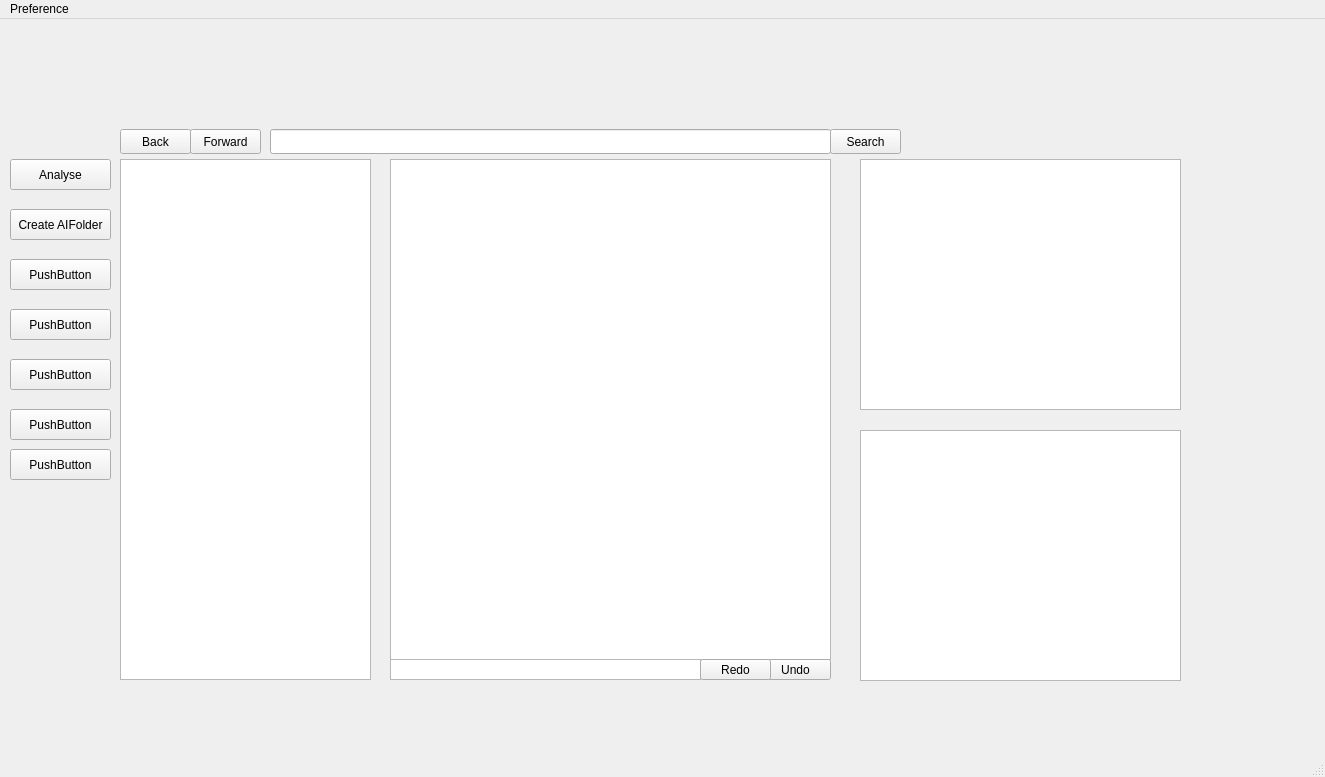
<?xml version="1.0" encoding="UTF-8"?>
<ui version="4.0">
 <class>MainWindow</class>
 <widget class="QMainWindow" name="MainWindow">
  <property name="geometry">
   <rect>
    <x>0</x>
    <y>0</y>
    <width>1325</width>
    <height>777</height>
   </rect>
  </property>
  <property name="windowTitle">
   <string>MainWindow</string>
  </property>
  <widget class="QWidget" name="centralwidget">
   <widget class="QPushButton" name="analyse">
    <property name="geometry">
     <rect>
      <x>10</x>
      <y>140</y>
      <width>101</width>
      <height>31</height>
     </rect>
    </property>
    <property name="text">
     <string>Analyse</string>
    </property>
   </widget>
   <widget class="QPushButton" name="createaifolder">
    <property name="geometry">
     <rect>
      <x>10</x>
      <y>190</y>
      <width>101</width>
      <height>31</height>
     </rect>
    </property>
    <property name="text">
     <string>Create AIFolder</string>
    </property>
   </widget>
   <widget class="QPushButton" name="pushButton_3">
    <property name="geometry">
     <rect>
      <x>10</x>
      <y>240</y>
      <width>101</width>
      <height>31</height>
     </rect>
    </property>
    <property name="text">
     <string>PushButton</string>
    </property>
   </widget>
   <widget class="QPushButton" name="pushButton_4">
    <property name="geometry">
     <rect>
      <x>10</x>
      <y>290</y>
      <width>101</width>
      <height>31</height>
     </rect>
    </property>
    <property name="text">
     <string>PushButton</string>
    </property>
   </widget>
   <widget class="QPushButton" name="pushButton_5">
    <property name="geometry">
     <rect>
      <x>10</x>
      <y>340</y>
      <width>101</width>
      <height>31</height>
     </rect>
    </property>
    <property name="text">
     <string>PushButton</string>
    </property>
   </widget>
   <widget class="QPushButton" name="pushButton_6">
    <property name="geometry">
     <rect>
      <x>10</x>
      <y>390</y>
      <width>101</width>
      <height>31</height>
     </rect>
    </property>
    <property name="text">
     <string>PushButton</string>
    </property>
   </widget>
   <widget class="QPushButton" name="pushButton_7">
    <property name="geometry">
     <rect>
      <x>10</x>
      <y>430</y>
      <width>101</width>
      <height>31</height>
     </rect>
    </property>
    <property name="text">
     <string>PushButton</string>
    </property>
   </widget>
   <widget class="QTreeView" name="treeView">
    <property name="geometry">
     <rect>
      <x>120</x>
      <y>140</y>
      <width>251</width>
      <height>521</height>
     </rect>
    </property>
   </widget>
   <widget class="QPushButton" name="back">
    <property name="geometry">
     <rect>
      <x>120</x>
      <y>110</y>
      <width>71</width>
      <height>25</height>
     </rect>
    </property>
    <property name="text">
     <string>Back</string>
    </property>
   </widget>
   <widget class="QPushButton" name="forward">
    <property name="geometry">
     <rect>
      <x>190</x>
      <y>110</y>
      <width>71</width>
      <height>25</height>
     </rect>
    </property>
    <property name="text">
     <string>Forward</string>
    </property>
   </widget>
   <widget class="QLineEdit" name="navigateBar">
    <property name="geometry">
     <rect>
      <x>270</x>
      <y>110</y>
      <width>561</width>
      <height>25</height>
     </rect>
    </property>
   </widget>
   <widget class="QTableView" name="preview">
    <property name="geometry">
     <rect>
      <x>860</x>
      <y>140</y>
      <width>321</width>
      <height>251</height>
     </rect>
    </property>
   </widget>
   <widget class="QTableView" name="AIview">
    <property name="geometry">
     <rect>
      <x>860</x>
      <y>411</y>
      <width>321</width>
      <height>251</height>
     </rect>
    </property>
   </widget>
   <widget class="QTableView" name="tableView">
    <property name="geometry">
     <rect>
      <x>390</x>
      <y>140</y>
      <width>441</width>
      <height>501</height>
     </rect>
    </property>
   </widget>
   <widget class="QListWidget" name="listWidget">
    <property name="geometry">
     <rect>
      <x>390</x>
      <y>640</y>
      <width>311</width>
      <height>21</height>
     </rect>
    </property>
   </widget>
   <widget class="QPushButton" name="search">
    <property name="geometry">
     <rect>
      <x>830</x>
      <y>110</y>
      <width>71</width>
      <height>25</height>
     </rect>
    </property>
    <property name="text">
     <string>Search</string>
    </property>
   </widget>
   <widget class="QPushButton" name="undo">
    <property name="geometry">
     <rect>
      <x>760</x>
      <y>640</y>
      <width>71</width>
      <height>21</height>
     </rect>
    </property>
    <property name="text">
     <string>Undo</string>
    </property>
   </widget>
   <widget class="QPushButton" name="redo">
    <property name="geometry">
     <rect>
      <x>700</x>
      <y>640</y>
      <width>71</width>
      <height>21</height>
     </rect>
    </property>
    <property name="text">
     <string>Redo</string>
    </property>
   </widget>
  </widget>
  <widget class="QMenuBar" name="menubar">
   <property name="geometry">
    <rect>
     <x>0</x>
     <y>0</y>
     <width>1325</width>
     <height>33</height>
    </rect>
   </property>
   <widget class="QMenu" name="menuPreference">
    <property name="title">
     <string>Preference</string>
    </property>
   </widget>
   <addaction name="menuPreference"/>
  </widget>
  <widget class="QStatusBar" name="statusbar"/>
 </widget>
 <resources/>
 <connections/>
</ui>
